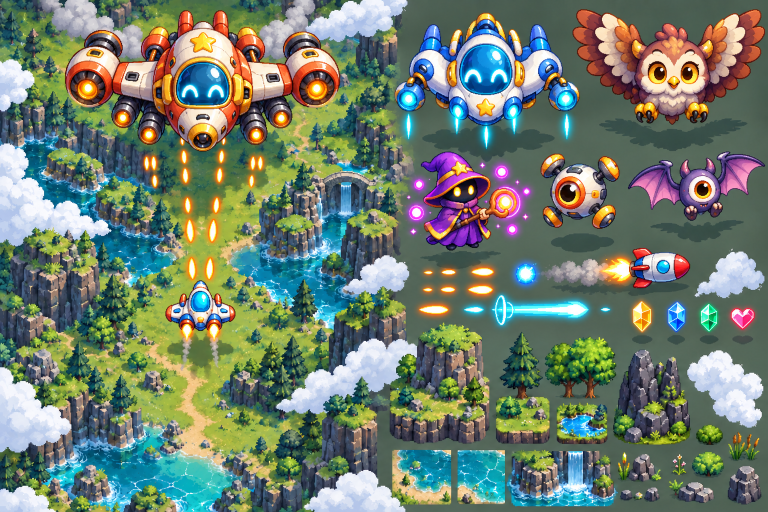
#> input picture assets/source/master-pixel-assets.png, 1536 x 1024 px (shown at 1/2 size)
$ python extract_master_assets.py
#> lines starting #> are read from the running program, lines starting #| are printed output that depends on the picture
"""从已确认主图中逐对象提取透明角色 PNG。

主图是拼贴图，不是规则精灵表：绝不能按网格切图。每个 source/rect
只围住一个完整角色，GrabCut 仅保留该角色前景。
"""

from pathlib import Path

import cv2
import numpy as np


ROOT = Path(__file__).resolve().parents[1]
SOURCE = Path(__file__).with_name("master-pixel-assets.png")
JOBS = {
    "characters/player-fighter.png": (300, 535, 260, 190, (15, 10, 230, 170)),
    "characters/boss-orange-white.png": (0, 0, 700, 315, (30, 5, 650, 300)),
    "characters/boss-blue-white.png": (755, 0, 420, 300, (45, 10, 340, 285)),
    "characters/owl.png": (1180, 0, 356, 285, (8, 8, 340, 265)),
    "characters/wizard.png": (780, 285, 275, 235, (8, 8, 255, 220)),
    "characters/drone.png": (1050, 280, 195, 230, (6, 8, 180, 215)),
    "characters/bat.png": (1240, 280, 296, 230, (6, 8, 285, 215)),
    "weapons/player-bullet.png": (785, 525, 80, 45, (5, 5, 70, 35)),
    "weapons/homing-missile.png": (1245, 475, 210, 125, (8, 8, 190, 110)),
    "weapons/laser-segment.png": (885, 580, 285, 100, (5, 8, 275, 82)),
    "weapons/enemy-bullet.png": (1110, 510, 85, 85, (8, 8, 68, 68)),
    "weapons/magic-orb.png": (785, 335, 62, 62, (8, 8, 46, 46)),
    "weapons/fragment-homing.png": (1175, 590, 95, 135, (8, 6, 78, 118)),
    "weapons/fragment-laser.png": (1258, 590, 95, 135, (8, 6, 78, 118)),
    "weapons/hit-spark.png": (795, 520, 45, 45, (4, 4, 36, 36)),
    "weapons/explosion.png": (1140, 490, 105, 100, (4, 6, 90, 86)),
    "scenery/cloud-01.png": (1350, 455, 186, 175, (4, 4, 178, 162)),
}
SHADOWS = {
    "shadows/player-shadow.png": (110, 28),
    "shadows/boss-shadow.png": (220, 48),
    "shadows/enemy-shadow.png": (82, 22),
}


def extract(image, crop, rect):
    x, y, width, height = crop
    subject = image[y : y + height, x : x + width].copy()
    mask = np.full(subject.shape[:2], cv2.GC_PR_BGD, np.uint8)
    bg_model = np.zeros((1, 65), np.float64)
    fg_model = np.zeros((1, 65), np.float64)
    cv2.grabCut(subject, mask, rect, bg_model, fg_model, 10, cv2.GC_INIT_WITH_RECT)
    alpha = ((mask == cv2.GC_FGD) | (mask == cv2.GC_PR_FGD)).astype(np.uint8) * 255
    output = cv2.cvtColor(subject, cv2.COLOR_BGR2BGRA)
    output[:, :, 3] = alpha
    return output


def make_shadow(width, height):
    shadow = np.zeros((height, width, 4), np.uint8)
    center = (width // 2, height // 2)
    for scale, alpha in ((1.0, 46), (0.78, 70), (0.56, 92)):
        cv2.ellipse(
            shadow,
            center,
            (max(1, int(width * scale / 2)), max(1, int(height * scale / 2))),
            0,
            0,
            360,
            (20, 36, 47, alpha),
            -1,
            cv2.LINE_AA,
        )
    return shadow


def main():
    master = cv2.imread(str(SOURCE), cv2.IMREAD_COLOR)
#> master is the input picture: shape (1024, 1536, 3); mean B, G, R 110.7, 126.5, 112.1
    if master is None:
        raise FileNotFoundError(SOURCE)
    for relative_path, (*crop, rect) in JOBS.items():
        target = ROOT / relative_path
        target.parent.mkdir(parents=True, exist_ok=True)
        if not cv2.imwrite(str(target), extract(master, crop, rect)):
            raise OSError(f"Could not write {target}")
#> this loop made 17 passes
#> pass 1, in extract, `subject = image[y : y + height, x : x + width].copy()`:
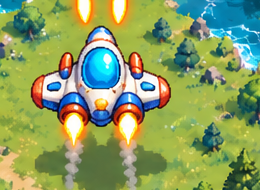
#> subject: shape (190, 260, 3); mean B, G, R 99.6, 158.8, 138.1
#> pass 2, in extract (call 2), `subject = image[y : y + height, x : x + width].copy()`:
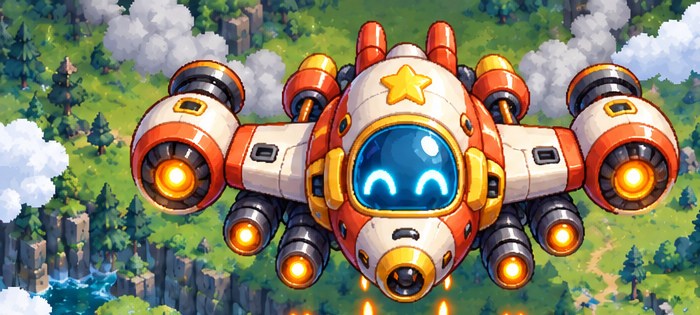
#> subject: shape (315, 700, 3); mean B, G, R 103.6, 128.8, 132.7
    for relative_path, size in SHADOWS.items():
        target = ROOT / relative_path
        target.parent.mkdir(parents=True, exist_ok=True)
        if not cv2.imwrite(str(target), make_shadow(*size)):
            raise OSError(f"Could not write {target}")
#> this loop made 3 passes
#> (relative_path, size, center in make_shadow) on passes 1 to 3: ('shadows/player-shadow.png', (110, 28), (55, 14)), ('shadows/boss-shadow.png', (220, 48), (110, 24)), ('shadows/enemy-shadow.png', (82, 22), (41, 11))
#> pass 1, in main, `if not cv2.imwrite(str(target), make_shadow(*size)):`:
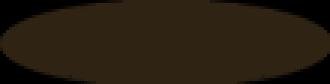
#> saved as player-shadow.png: shape (28, 110, 4) (shown 3 times larger); mean B, G, R, A 16.4, 29.6, 38.7, 54.4
#> pass 2, in main, `if not cv2.imwrite(str(target), make_shadow(*size)):`:
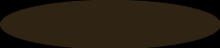
#> saved as boss-shadow.png: shape (48, 220, 4); mean B, G, R, A 16.2, 29.1, 38, 54.2


if __name__ == "__main__":
    main()
